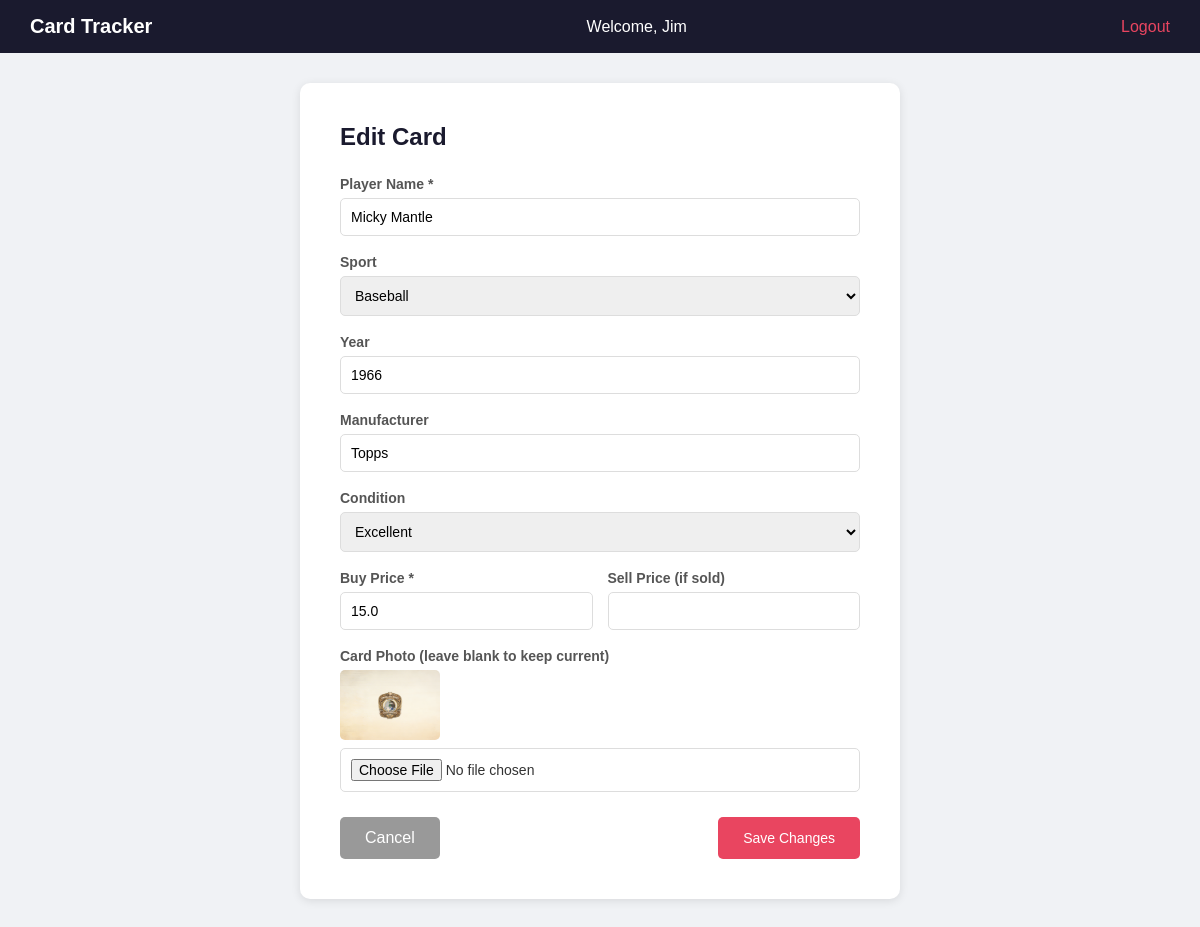
Page /edit_card/1 (signed in) on the committed database.
### models.py (models this page shows, shortened)
class User(UserMixin, db.Model):
    id = db.Column(db.Integer, primary_key=True)
    email = db.Column(db.String(150), unique=True, nullable=False)
    username = db.Column(db.String(150), unique=True, nullable=False)
    password = db.Column(db.String(150), nullable=False)
    cards = db.relationship('Card', backref='owner', lazy=True)

class Card(db.Model):
    id = db.Column(db.Integer, primary_key=True)
    player_name = db.Column(db.String(150), nullable=False)
    sport = db.Column(db.String(50))
    year = db.Column(db.String(10))
    manufacturer = db.Column(db.String(100))
    condition = db.Column(db.String(50))
    buy_price = db.Column(db.Float, nullable=False)
    sell_price = db.Column(db.Float)
    photo_filename = db.Column(db.String(300))
    market_price = db.Column(db.Float)
    date_added = db.Column(db.DateTime, default=db.func.current_timestamp())
    user_id = db.Column(db.Integer, db.ForeignKey('user.id'), nullable=False)

### main.py (the view, shortened to what this page needs)
@main.route('/edit_card/<int:card_id>', methods=['GET', 'POST'])
@login_required
def edit_card(card_id):
    card = Card.query.get_or_404(card_id)
    if card.user_id != current_user.id:
        flash('Permission denied.')
        return redirect(url_for('main.dashboard'))
    return render_template('edit_card.html', card=card)

### app.py (called while the page is built)
def create_app():
    app = Flask(__name__)
    app.config['SECRET_KEY'] = os.getenv('SECRET_KEY', 'your-secret-key')
    app.config['SQLALCHEMY_DATABASE_URI'] = 'sqlite:///cards.db'
    app.config['UPLOAD_FOLDER'] = 'static/uploads'
    db.init_app(app)
    login_manager = LoginManager()
    login_manager.login_view = 'auth.login'
    login_manager.init_app(app)
    @login_manager.user_loader
    def load_user(user_id):
        with app.app_context():
            return User.query.get(int(user_id))
    from auth import auth as auth_blueprint
    app.register_blueprint(auth_blueprint)
    from main import main as main_blueprint
    app.register_blueprint(main_blueprint)
    with app.app_context():
        db.create_all()
    return app

### templates/edit_card.html (shortened to what this page needs)
<!DOCTYPE html>
<html>
<head>
    <link rel="stylesheet" href="{{ url_for('static', filename='css/style.css') }}">
</head>
<body>
    <nav>
        <h1>Card Tracker</h1>
        <span>Welcome, {{ current_user.username }}</span>
        <a href="{{ url_for('auth.logout') }}">Logout</a>
    </nav>
    <div class="form-container">
        <h2>Edit Card</h2>
        <form method="POST" enctype="multipart/form-data">
            <div class="form-group">
                <label>Player Name *</label>
                <input type="text" name="player_name" value="{{ card.player_name }}" required>
            </div>
            <div class="form-group">
                <label>Sport</label>
                <select name="sport">
                    <option value="Baseball" {% if card.sport == 'Baseball' %}selected{% endif %}>Baseball</option>
                </select>
            </div>
            <div class="form-group">
                <label>Year</label>
                <input type="text" name="year" value="{{ card.year }}">
            </div>
            <div class="form-group">
                <label>Manufacturer</label>
                <input type="text" name="manufacturer" value="{{ card.manufacturer }}">
            </div>
            <div class="form-group">
                <label>Condition</label>
                <select name="condition">
                    <option value="Excellent" {% if card.condition == 'Excellent' %}selected{% endif %}>Excellent</option>
                </select>
            </div>
            <div class="form-row">
                <div class="form-group">
                    <label>Buy Price *</label>
                    <input type="number" name="buy_price" step="0.01" value="{{ card.buy_price }}" required>
                </div>
                <div class="form-group">
                    <label>Sell Price (if sold)</label>
                    <input type="number" name="sell_price" step="0.01" value="{{ card.sell_price or '' }}">
                </div>
            </div>
            <div class="form-group">
                <label>Card Photo (leave blank to keep current)</label>
                {% if card.photo_filename %}
                    <img src="{{ url_for('static', filename='uploads/' + card.photo_filename) }}" style="width:100px; border-radius:5px; margin-bottom:8px; display:block;">
                {% endif %}
                <input type="file" name="photo" accept="image/*">
            </div>
            <div class="form-buttons">
                <a href="{{ url_for('main.card_detail', card_id=card.id) }}" class="btn-cancel">Cancel</a>
                <button type="submit" class="btn">Save Changes</button>
            </div>
        </form>
    </div>
</body>
</html>

### static/css/style.css (style rules this page uses)
* { margin: 0; padding: 0; box-sizing: border-box; }
body { font-family: Arial, sans-serif; background: #f0f2f5; color: #333; }
nav { background: #1a1a2e; color: white; padding: 15px 30px; display: flex; justify-content: space-between; align-items: center; }
nav h1 { font-size: 20px; }
nav a { color: #e94560; text-decoration: none; }
.btn { background: #e94560; color: white; padding: 12px 25px; border-radius: 5px; text-decoration: none; display: inline-block; border: none; cursor: pointer; font-size: 14px; }
.btn-cancel { background: #999; color: white; padding: 12px 25px; border-radius: 5px; text-decoration: none; display: inline-block; }
.form-container { max-width: 600px; margin: 30px auto; background: white; padding: 40px; border-radius: 10px; box-shadow: 0 2px 10px rgba(0,0,0,0.1); }
.form-container h2 { color: #1a1a2e; margin-bottom: 25px; }
.form-group { margin-bottom: 18px; }
.form-group label { display: block; margin-bottom: 6px; color: #555; font-size: 14px; font-weight: bold; }
.form-group input, .form-group select { width: 100%; padding: 10px; border: 1px solid #ddd; border-radius: 5px; font-size: 14px; }
.form-row { display: grid; grid-template-columns: 1fr 1fr; gap: 15px; }
.form-buttons { display: flex; justify-content: space-between; margin-top: 25px; }

### rows in the picture
User: username "Jim"
Card: player_name "Micky Mantle", sport "Baseball", year "1966", manufacturer "Topps", condition "Excellent", buy_price "15.0", photo_filename (picture)
